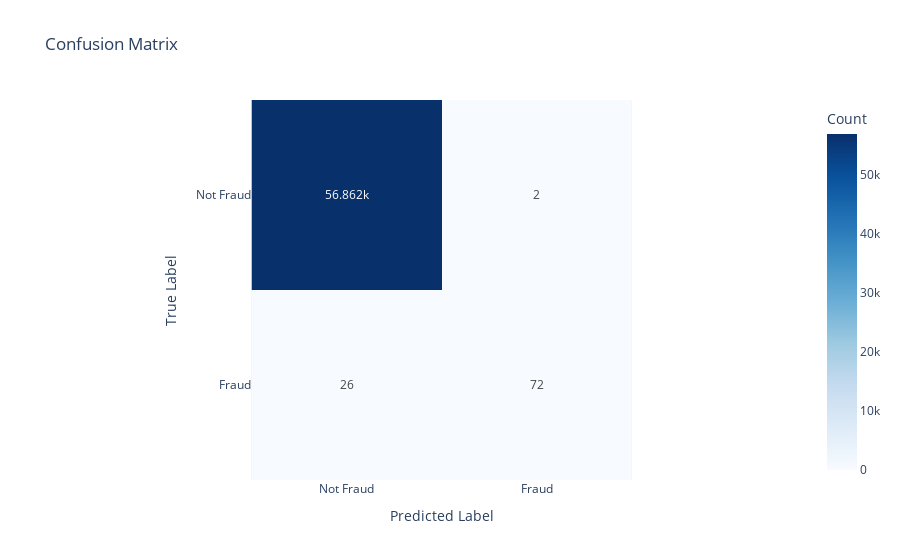

The code cell stored with this chart in its notebook:
### Code cell
# Drop these features
dropped = ['Amount', 'Time'] 

# Drop from test and train set
X_train_drop = X_train.drop(columns=dropped)
X_test_drop = X_test.drop(columns=dropped)

model.fit(X_train_drop, y_train) # fit model
y_pred = model.predict(X_test_drop)

print("Classification Report:")
print(classification_report(y_test, y_pred))

px.imshow(confusion_matrix(y_test, y_pred),
    labels=dict(x="Predicted Label", y="True Label", color="Count"),
    x=["Not Fraud", "Fraud"],
    y=["Not Fraud", "Fraud"],
    title="Confusion Matrix",
    text_auto=True,
    color_continuous_scale='Blues'
).show()

### Figure 1 — Plotly figure (JSON) as saved in the notebook; plotly's stock layout.template omitted (floating-point values rounded to 4 significant figures)
{"data": [{"coloraxis": "coloraxis", "hovertemplate": "Predicted Label: %{x}<br>True Label: %{y}<br>Count: %{z}<extra></extra>", "name": "0", "texttemplate": "%{z}", "type": "heatmap", "x": ["Not Fraud", "Fraud"], "xaxis": "x", "y": ["Not Fraud", "Fraud"], "yaxis": "y", "z": [[56862, 2], [26, 72]]}], "layout": {"coloraxis": {"colorbar": {"title": {"text": "Count"}}, "colorscale": [[0, "rgb(247,251,255)"], [0.125, "rgb(222,235,247)"], [0.25, "rgb(198,219,239)"], [0.375, "rgb(158,202,225)"], [0.5, "rgb(107,174,214)"], [0.625, "rgb(66,146,198)"], [0.75, "rgb(33,113,181)"], [0.875, "rgb(8,81,156)"], [1, "rgb(8,48,107)"]]}, "title": {"text": "Confusion Matrix"}, "xaxis": {"anchor": "y", "constrain": "domain", "domain": [0, 1], "scaleanchor": "y", "title": {"text": "Predicted Label"}}, "yaxis": {"anchor": "x", "autorange": "reversed", "constrain": "domain", "domain": [0, 1], "title": {"text": "True Label"}}}}
